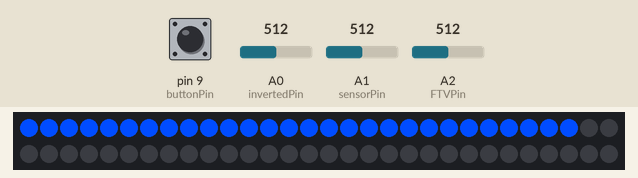
Recording of a sketch running on a simulated Arduino Uno, built with avr-gcc and run on an emulated ATmega328P. On the bench: 60 RGB LEDs in strip order, left to right, continuing on the next row. The inputs (shaded band) are chosen by the test bench; at power-on: A0 (invertedPin) = 512, pin 9 (buttonPin) HIGH, A2 (FTVPin) = 512, A1 (sensorPin) = 512.

Above: at 1.26 s.
1.3 s: A0 (invertedPin) set to 390
At 1.54 s:
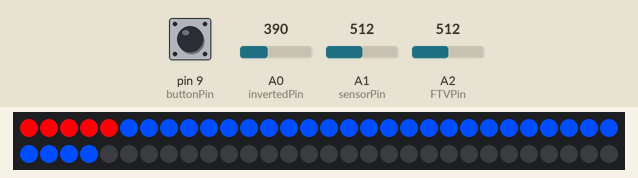
2.9 s: pin 9 (buttonPin) pulled LOW for 3.2 s
At 2.93 s:
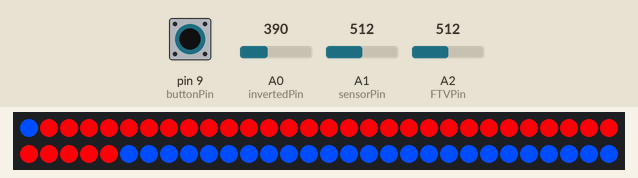
6.7 s: pin 9 (buttonPin) pulled LOW for 0.15 s
At 6.72 s:
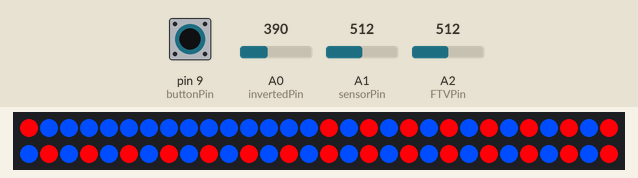
7.4 s: A0 (invertedPin) set to 410
At 7.42 s:
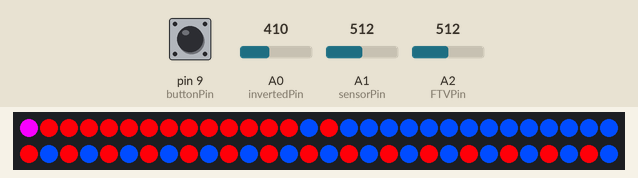
9.0 s: pin 9 (buttonPin) pulled LOW for 1 s
At 10.15 s:
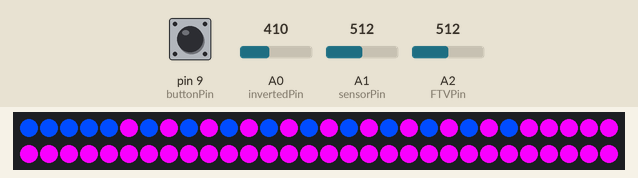
10.6 s: A2 (FTVPin) set to 716
At 14.0 s:
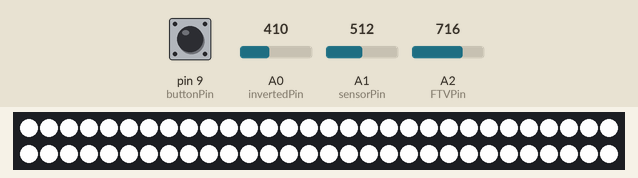

The sketch:

leds.ino
```cpp
#include <Adafruit_NeoPixel.h>
#ifdef __AVR__
  #include <avr/power.h>
#endif

#define PIN 7 //EDIT WITH YOUR OWN PIN NUMBER
#define LEDS 60 //EDIT WITH YOUR OWN LED STRIP LENGHT
Adafruit_NeoPixel strip = Adafruit_NeoPixel(LEDS, PIN, NEO_GRB + NEO_KHZ800);

const int sensorPin = A1;
const int FTVPin = A2;
const int invertedPin = A0;
const int buttonPin = 9;
int sensorState = 0;
int FTVValue = 0;
int buttonValue = 0;
uint32_t leds[LEDS];
uint32_t leds2[LEDS];

void setup() {
  // This is for Trinket 5V 16MHz, you can remove these three lines if you are not using a Trinket
  #if defined (__AVR_ATtiny85__)
    if (F_CPU == 16000000) clock_prescale_set(clock_div_1);
  #endif
  // End of trinket special code

  strip.begin();
  strip.show();
}

uint32_t evalColor(int p) {
  if (p < 100) {
    return strip.Color(255, 0, 0);
  }
  else if (p >= 100 && p <= 200) {
    int b = (p - 40) * (255/37.0000);
    return strip.Color(255, 0, b);
  }
  else if (p > 200 && p <= 300) {
    int r = 255 - ((p - 78) * 2);
    return strip.Color(r, 0, 255);
  }
  else if (p >= 300 && p <= 400) {
    int g = (p - 206) * (255/32.0000);
    return strip.Color(0, g, 255);
  }
  else if (p <= 400 && p <= 500) {
    int r = (p - 239) * (255/11.0000);
    return strip.Color(r, 255, 255);
  }
  else if (p >= 500 && p <= 600) {
    return strip.Color(255, 255, 255);
  }
  else if (p >= 600 && p <= 700) {
    int rb = 255-((p-271)*2);
    return strip.Color(rb, 255, rb);
  }
  else if (p >= 700 && p <= 800) {
    return strip.Color(0, 255-(p-398), (p-398));
  }
  else return strip.Color(0, 0, 0);
}

int s = 1;

void loop() {
  sensorState = analogRead(sensorPin);
  buttonValue = digitalRead(buttonPin);

  if (buttonValue == LOW && s == 0) s = 1;
  else if (buttonValue == LOW && s == 1) s = 0;

  if (s == 0) FTVValue = analogRead(FTVPin);
  else FTVValue = analogRead(invertedPin);

  //begin of led shift
  for (int i = 0; i < LEDS; i++)
    leds[i] = strip.getPixelColor(i);

  for (int i = 1; i < LEDS; i++)
    leds2[i] = leds[i - 1];

  for (int i = 1; i < LEDS; i++)
    strip.setPixelColor(i, leds2[i]);
  //end of led shift

  strip.setPixelColor(0, evalColor(FTVValue - 200));
  strip.show();

  delay(sensorState / 12);
}
```

Measured:
- after the input at 1.3 s, the LEDs: first differ from a run without the input after 0.05 s (image 1 shows a later state)
- after the input at 7.4 s, the LEDs: change at once (image 4)
- after the input at 10.6 s, the LEDs: first change at once (image 6 shows a later state)
